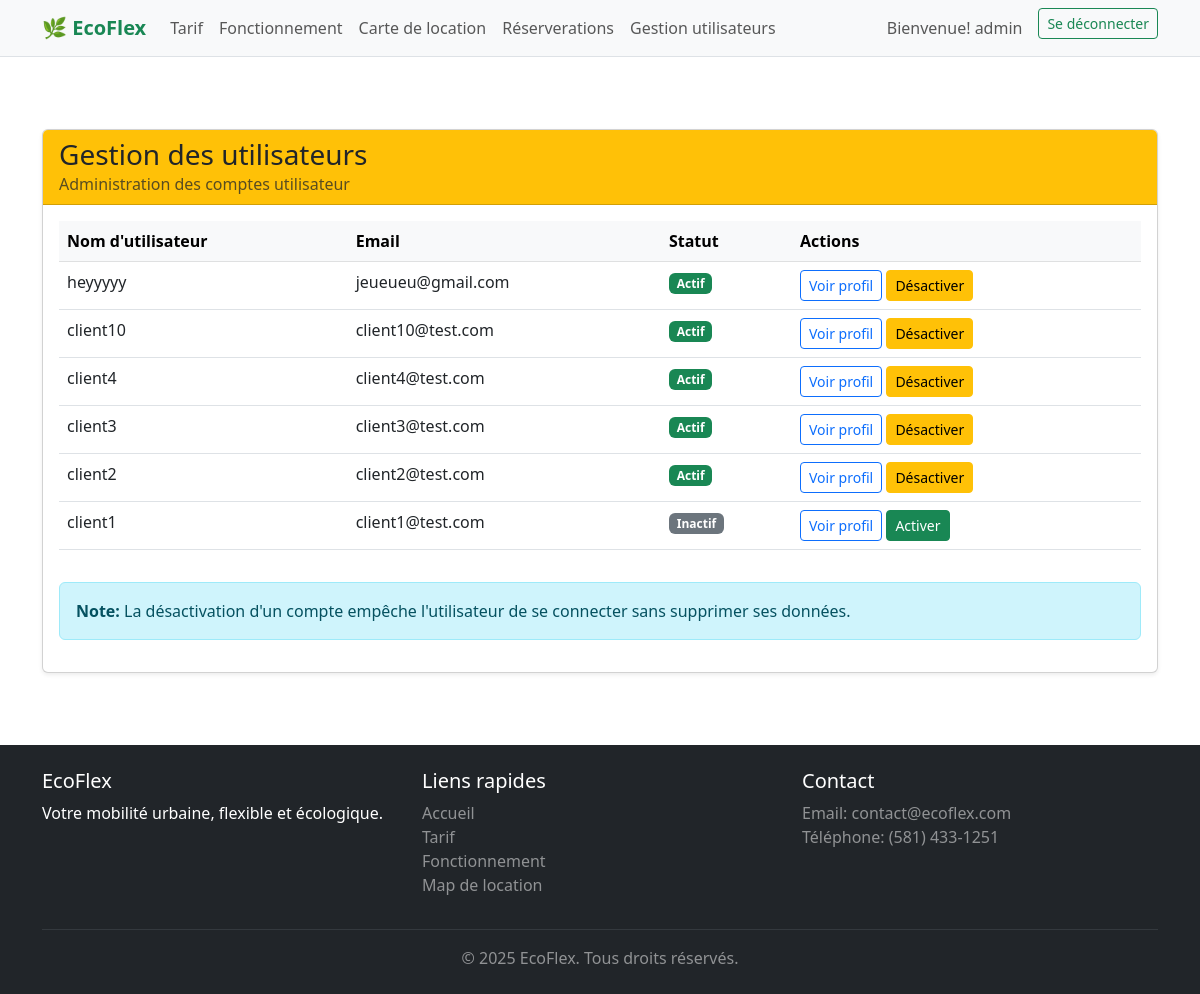
The app's page /gestion_users/ (signed in) with its own data.
### ecoflex/models.py (models this page shows, shortened)
class User(AbstractUser):
    numero_permis = models.CharField(max_length=5, unique=True, blank=True, null=True)
    phone_number = models.CharField(
        max_length=20,
        null=True,
        blank=True,
        validators=[
            RegexValidator(
                regex=r'^(\+?\d{1,3}[-.\s]?)?\(?\d{3}\)?[-.\s]?\d{3}[-.\s]?\d{4}$',
                message='Format de téléphone invalide.'
            )
        ]
    )
    birth_date = models.DateField(
        null=True,
        blank=True
    )
    address = models.CharField(
        max_length=255,
        null=True,
        blank=True,
        validators=[
            RegexValidator(
                regex=r'^[0-9]{1,5}\s+[0-9a-zA-ZÀ-ÿ\s\-\']+(?:,\s*(?:Suite|Apt|Bureau|Unité)\s+[0-9a-zA-Z\-]+)?$',
                message='Adresse invalide.'
            )
        ]
    )
    city = models.CharField(
        max_length=100,
        null=True,
        blank=True,
        validators=[
            RegexValidator(
                regex=r"^[a-zA-ZÀ-ÿ\s'-]+$",
                message='Ville invalide.'
            )
        ]
    )
    province = models.CharField(
        max_length=100,
        null=True,
        blank=True,
        validators=[
            RegexValidator(
                regex=r'^(AB|BC|MB|NB|NL|NS|NT|NU|ON|PE|QC|SK|YT)$',
                message='Province invalide.'
            )
        ]
    )
    postal_code = models.CharField(
        max_length=20,
        null=True,
        blank=True,
        validators=[
            RegexValidator(
                regex=r'^^[ABCEGHJKLMNPRSTVXY][0-9][ABCEGHJKLMNPRSTVWXYZ] [0-9][ABCEGHJKLMNPRSTVWXYZ][0-9]$ || ^^[ABCEGHJKLMNPRSTVXY][0-9][ABCEGHJKLMNPRSTVWXYZ][0-9][ABCEGHJKLMNPRSTVWXYZ][0-9]$',
                message='Code postal invalide.'
            )
        ]
    )
    class Meta:
        verbose_name = "Utilisateur"
        verbose_name_plural = "Utilisateurs"

### ecoflex/views.py (the view)
# urls.py: path('gestion_users/', views.gestion_users, name='gestion_users'),
def gestion_users(request):
    if not request.user.is_authenticated or not request.user.is_staff:
        messages.error(request, "Vous n'avez pas les permissions pour accéder à cette page.")
        return redirect('accueil')
    users = User.objects.filter(is_superuser=False).order_by('-date_joined')
    return render(request, 'ecoflex/gestion_users.html', {'users': users})

### ecoflex/templates/ecoflex/gestion_users.html (shortened to what this page needs)
{% extends 'base.html' %}
{% load static %}
{% block content %}
<div class="container mt-5">
    <div class="row">
        <div class="col-12">
            <div class="card shadow-sm">
                <div class="card-header bg-warning">
                    <h3 class="mb-0">Gestion des utilisateurs</h3>
                    <p class="mb-0 text-muted">Administration des comptes utilisateur</p>
                </div>
                <div class="card-body">
                    <div class="table-responsive">
                        <table class="table table-hover">
                            <thead class="table-light">
                                <tr>
                                    <th>Nom d'utilisateur</th>
                                    <th>Email</th>
                                    <th>Statut</th>
                                    <th>Actions</th>
                                </tr>
                            </thead>
                            <tbody>
                                {% for user_item in users %}
                                <tr>
                                    <td>{{ user_item.username }}</td>
                                    <td>{{ user_item.email }}</td>
                                    <td>
                                        {% if user_item.is_active %}
                                            <span class="badge bg-success">Actif</span>
                                        {% else %}
                                            <span class="badge bg-secondary">Inactif</span>
                                        {% endif %}
                                    </td>
                                    <td>
                                        <a href="#" class="btn btn-sm btn-outline-primary">Voir profil</a>
                                        {% if user_item.is_active %}
                                            <a href="{% url 'action_status' user_item.id %}"
                                               class="btn btn-sm btn-warning"
                                               onclick="return confirm('Êtes-vous sûr de vouloir désactiver ce compte ?')">
                                                Désactiver
                                            </a>
                                        {% else %}
                                            <a href="{% url 'action_status' user_item.id %}"
                                               class="btn btn-sm btn-success"
                                               onclick="return confirm('Êtes-vous sûr de vouloir activer ce compte ?')">
                                                Activer
                                            </a>
                                        {% endif %}
                                    </td>
                                </tr>
                                {% empty %}
                                <tr>
                                    <td colspan="4" class="text-center text-muted">Aucun utilisateur trouvé</td>
                                </tr>
                                {% endfor %}
                            </tbody>
                        </table>
                    </div>
                    <div class="alert alert-info mt-3">
                        <strong>Note:</strong> La désactivation d'un compte empêche l'utilisateur de se connecter sans supprimer ses données.
                    </div>
                </div>
            </div>
        </div>
    </div>
</div>
{% endblock %}

### ecoflex/templates/base.html (shortened to what this page needs)
{% load static %}
<!DOCTYPE html>
<html lang="fr">
<head>
    <link href="https://cdn.jsdelivr.net/npm/bootstrap@5.3.0/dist/css/bootstrap.min.css" rel="stylesheet">
</head>
<body>
    <nav class="navbar navbar-expand-lg navbar-light bg-light border-bottom">
        <div class="container">
            <a class="navbar-brand fw-bold text-success" href="{% url 'accueil' %}">
                🌿 EcoFlex
            </a>
            <div class="collapse navbar-collapse" id="navbarNav">
                <ul class="navbar-nav me-auto">
                    <li class="nav-item">
                        <a class="nav-link" href="{% url 'tarif' %}">Tarif</a>
                    </li>
                    <li class="nav-item">
                        <a class="nav-link" href="{% url 'fonctionnement' %}">Fonctionnement</a>
                    </li>
                    <li class="nav-item">
                        <a class="nav-link" href="{% url 'map_location' %}">Carte de location</a>
                    </li>
                    <li class="nav-item">
                        <a class="nav-link" href="{% url 'reserver_voiture' %}">Réserverations</a>
                    </li>
                    {% if user %}
                    {% if user.is_superuser %}
                    <li class="nav-item">
                        <a class="nav-link" href="{% url 'gestion_users' %}">Gestion utilisateurs</a>
                    </li>
                    {% endif %}
                    {% endif %}
                </ul>
                <ul class="navbar-nav ms-auto">
                    {% if user.is_authenticated %}
                    <li class="nav-item">
                        <a class="nav-link" href="{% url 'profil' %}">Bienvenue! {{ user.username }}</a>
                    </li>
                    <li class="nav-item">
                        <a class="btn btn-outline-success btn-sm ms-2" href="{% url 'deconnexion' %}">Se déconnecter</a>
                    </li>
                    {% endif %}
                </ul>
            </div>
        </div>
    </nav>
    <main class="py-4">
        {% block content %}
        {% endblock %}
    </main>
    <footer class="bg-dark text-white py-4 mt-5">
        <div class="container">
            <div class="row">
                <div class="col-md-4">
                    <h5>EcoFlex</h5>
                    <p>Votre mobilité urbaine, flexible et écologique.</p>
                </div>
                <div class="col-md-4">
                    <h5>Liens rapides</h5>
                    <ul class="list-unstyled">
                        <li><a href="{% url 'accueil' %}" class="text-white-50 text-decoration-none">Accueil</a></li>
                        <li><a href="{% url 'tarif' %}" class="text-white-50 text-decoration-none">Tarif</a></li>
                        <li><a href="{% url 'fonctionnement' %}"
                                class="text-white-50 text-decoration-none">Fonctionnement</a></li>
                        <li><a href="{% url 'map_location' %}" class="text-white-50 text-decoration-none">Map de
                                location</a></li>
                    </ul>
                </div>
                <div class="col-md-4">
                    <h5>Contact</h5>
                    <p class="text-white-50">
                        Email: contact@ecoflex.com<br>
                        Téléphone: (581) 433-1251
                    </p>
                </div>
            </div>
            <hr class="my-3 border-secondary">
            <div class="text-center">
                <p class="mb-0 text-white-50">&copy; 2025 EcoFlex. Tous droits réservés.</p>
            </div>
        </div>
    </footer>
</body>
</html>

### records on screen
User: username "admin"
User: username "heyyyyy", email "jeueueu@gmail.com", is_active "Actif"
User: username "client10", email "client10@test.com", is_active "Actif"
User: username "client4", email "client4@test.com", is_active "Actif"
User: username "client3", email "client3@test.com", is_active "Actif"
User: username "client2", email "client2@test.com", is_active "Actif"
User: username "client1", email "client1@test.com", is_active "Inactif"
